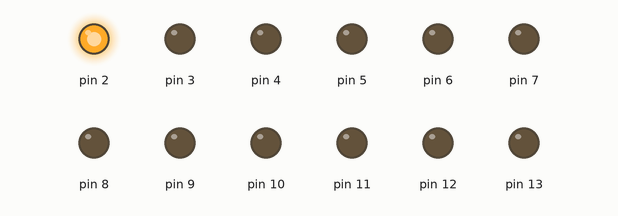
Bench run of a sketch on a simulated Arduino Uno, built with avr-gcc and run on an emulated ATmega328P. On the bench: output pins drawn as LEDs (lit = HIGH).

Above: at 0.05 s.
At 5.4 s:
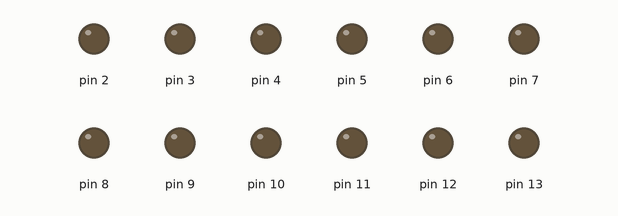
At 9.27 s:
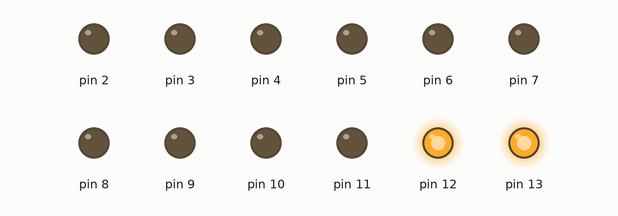
At 13.02 s:
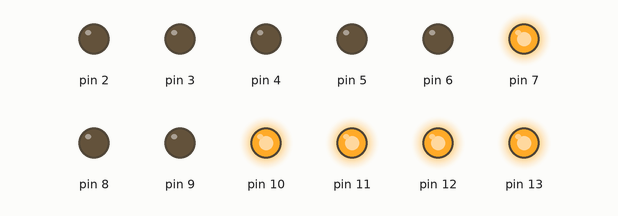
At 20.7 s:
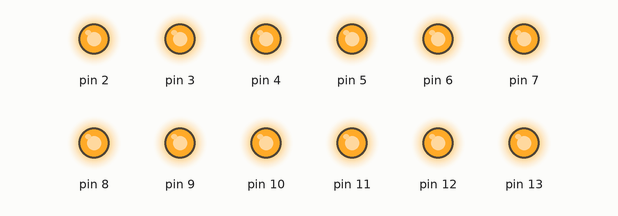
At 39.77 s:
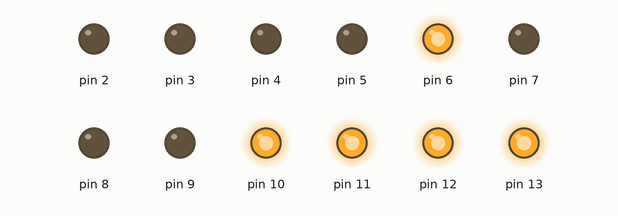
Timing chart, 0 to 40.0 s (numbered marks = the images above):
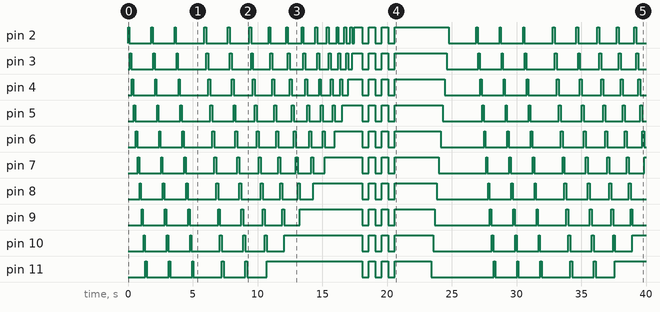

Measured:
- by itself, pin 2: LOW → HIGH at 0.00 s, → LOW 0.10 s later, → HIGH 1.7 s later, → LOW 0.10 s later, … (52 changes in this stretch)
- by itself, pin 3: LOW → HIGH at 0.15 s, → LOW 0.10 s later, → HIGH 1.7 s later, → LOW 0.10 s later, … (50 changes in this stretch)
- by itself, pin 4: LOW → HIGH at 0.30 s, → LOW 0.10 s later, → HIGH 1.7 s later, → LOW 0.10 s later, … (48 changes in this stretch)
- by itself, pin 5: LOW → HIGH at 0.45 s, → LOW 0.10 s later, → HIGH 1.7 s later, → LOW 0.10 s later, … (46 changes in this stretch)
- by itself, pin 6: LOW → HIGH at 0.60 s, → LOW 0.10 s later, → HIGH 1.7 s later, → LOW 0.10 s later, … (44 changes in this stretch)
- by itself, pin 7: LOW → HIGH at 0.75 s, → LOW 0.10 s later, → HIGH 1.7 s later, → LOW 0.10 s later, … (41 changes in this stretch)
- by itself, pin 8: LOW → HIGH at 0.90 s, → LOW 0.10 s later, → HIGH 1.7 s later, → LOW 0.10 s later, … (38 changes in this stretch)
- by itself, pin 9: LOW → HIGH at 1.1 s, → LOW 0.10 s later, → HIGH 1.7 s later, → LOW 0.10 s later, … (36 changes in this stretch)

The sketch:

enseigne_magasin.ino
```cpp
// (licence header left out)
/*
 * Initialisation des broches 4 à 9 en sortie
 */
void setup () {
  pinMode (2, OUTPUT) ;
  pinMode (3, OUTPUT) ;
  pinMode (4, OUTPUT) ;
  pinMode (5, OUTPUT) ;
  pinMode (6, OUTPUT) ;
  pinMode (7, OUTPUT) ;
  pinMode (8, OUTPUT) ;
  pinMode (9, OUTPUT) ;
  pinMode (10, OUTPUT) ;
  pinMode (11, OUTPUT) ;
  pinMode (12, OUTPUT) ;
  pinMode (13, OUTPUT) ;
}

/*
 * Fonction loop
 */
void loop () {
  // Extinction de toutes les DEL au départ du programme
  for (byte i = 2 ; i <= 13 ; i++)
  {
    digitalWrite (i, LOW) ; // éteint la DEL reliée à la broche i
  }


  // Séquence N°1 ; chenillard
  sequence_Un () ;
  delay (500) ;  // délai de 500 millisecondes

  // Séquence N°2 : cumul sur la gauche du mouvement de DEL
  sequence_Deux () ;
  delay (500) ;  // délai de 500 millisecondes

  // Séquence N°3 : clignotement de l'ensemble 3 fois
  sequence_Trois () ;
  delay (2000) ; // délai de 2 secondes

  // Séquence 4 : extinction successive de la gauche vers la droite
  sequence_Quatre () ;
  delay (2000) ;

  // Recommence la séquence
}

/*
 * Séquence N°1 ; chenillard
 */
void sequence_Un ()
{
  for (byte n = 0 ; n <= 2 ; n++)
  {
    for (byte i = 2 ; i <= 13 ; i++)
    {
      digitalWrite (i, HIGH) ;    // allume la DEL sur broche i
      delay (100) ;               // durée du flash 150 millisecondes
      digitalWrite (i, LOW) ;     // éteint la DEL
      delay (50) ;
    }
  }
}

/*
 * Séquence N° 2 : cumul sur la gauche du mouvement de DEL
 */
void sequence_Deux ()
{
  for (byte n = 0 ; n <= 11 ; n++)
  {
    for (byte i = 2 ; i <= (13-n) ; i++)
    {
      digitalWrite (i, HIGH) ; // allume la DEL sur broche i
      delay (150) ;            // durée du flash 150 millisecondes
      digitalWrite (i, LOW) ;  // éteint la DEL
    }
    digitalWrite ( (13 - n) , HIGH ) ; // dernière DEL reste allumée
  }
}

/*
 * Séquence N°3 : clignotement de l'ensemble 3 fois
 */
void sequence_Trois ()
{
  for (byte j = 1 ; j <= 3 ; j++)
  {
    for (byte k = 2 ; k <= 13 ; k++)
    {
      digitalWrite (k , LOW) ;
    }
    delay (500) ;
    for (byte l = 2 ; l <= 13 ; l++)
    {
      digitalWrite (l, HIGH) ;
    }
    delay (500) ;
  }
}

/*
 * Séquence 4 : extinction successive de la gauche vers la droite
 */
void sequence_Quatre ()
{
  for (byte i = 13 ; i >= 2 ; i--)
  {
    digitalWrite (i, LOW) ;
    delay (150);
  }
}
```
